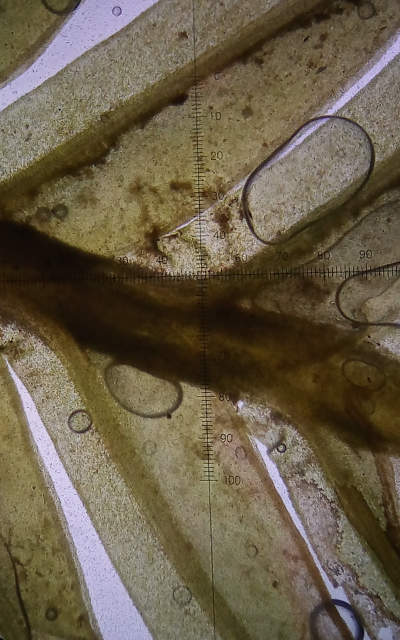
#> input picture source_images/Fissidens_nobilis.jpg, 800 x 1280 px, given as the content of the folder ../source_images/Fissidens_nobilis.jpg, which was not available (shown at 1/2 size)
$ python artefact_mask.py ../source_images/Fissidens_nobilis.jpg ../source_images/Hyophila_involuta.jpg
#> lines starting #> are read from the running program, lines starting #| are printed output that depends on the picture; after the words box and inside, x2 and y2 are one past the last pixel; in counts of white or black regions, pixels touching at a corner belong together; pictures that were not available may be replaced by others from this repository, and a replacement may not be noted
#!/usr/bin/env python3
"""
REFERENCE / SENSITIVITY CODE - not used for Table 3.

Automatic masking of the two optical artefacts visible in the photomicrographs:
  * the eyepiece reticle (two long, thin, straight scale lines with tick marks
    and numerals), detected with a probabilistic Hough transform and masked as a
    band around each line;
  * air bubbles and round debris (isolated, compact, near-circular dark
    outlines; circularity > 0.70, disc fill > 0.60, radius 8 px to 12% of width),
    masked as filled discs. Cell-wall networks are rejected because they are
    not isolated compact outlines. A second detector confirms circular Hough
    candidates whose rim is darker than both the inside and the outside.
    That second detector is switched off by default because it produced many
    false positives on cellular tissue. Reticle masking is reliable; bubble
    masking is CONSERVATIVE AND INCOMPLETE (large or elliptical bubbles and
    bubbles touching tissue are missed). Inspect the QC overlays, and prefer
    manual masks (for example drawn in ImageJ/Fiji) for publication-grade work.
Descriptors are then computed on the unmasked pixels only, using the reference
workflow in image_pipeline.py, so that each image can be analysed with and
without masking under one declared implementation.

Usage:  python reference/artefact_mask.py images_dir out_dir
Writes descriptors_masked_vs_unmasked.csv and a QC overlay PNG per image.
"""
import sys
from pathlib import Path

import cv2
import numpy as np
import pandas as pd
from scipy.ndimage import convolve
from skimage.morphology import skeletonize

P = dict(blur=5, block=31, C=5, morph=3, canny_lo=50, canny_hi=150, min_area=50)
BAND = 0.05           # reticle band half-width (covers ticks and numerals), fraction of width
RMIN = 8              # minimum bubble radius in pixels
RING_T = 6            # minimum rim darkness (grey levels) relative to inside and outside
USE_RING_DETECTOR = False  # off: produced many false positives on cellular tissue (see QC)


def _line_mask(shape, rho, theta, half):
    h, w = shape
    a, b = np.cos(theta), np.sin(theta)
    x0, y0 = a * rho, b * rho
    L = 3 * max(h, w)
    p1 = (int(x0 - L * b), int(y0 + L * a)); p2 = (int(x0 + L * b), int(y0 - L * a))
    m = np.zeros(shape, np.uint8)
    cv2.line(m, p1, p2, 255, 2 * half)
    return m


# [13 lines left out: function _ring_ok, not called in this run]


def artefact_mask(bgr):
    g = cv2.cvtColor(bgr, cv2.COLOR_BGR2GRAY)
    h, w = g.shape
    m = np.zeros((h, w), np.uint8)
    # reticle: thin dark lines enhanced by a black-hat filter; keep the
    # strongest line and the strongest line roughly perpendicular to it
    bh = cv2.morphologyEx(g, cv2.MORPH_BLACKHAT, cv2.getStructuringElement(cv2.MORPH_RECT, (7, 7)))
    _, b = cv2.threshold(bh, 0, 255, cv2.THRESH_BINARY + cv2.THRESH_OTSU)
    L = cv2.HoughLines(b, 1, np.pi / 720, threshold=int(0.35 * min(h, w)))
    half = max(8, int(BAND * w))
    chosen = []
    if L is not None:
        for rho, th in L.reshape(-1, 2):
            if not chosen:
                chosen.append((rho, th))
            elif len(chosen) == 1:
                d = abs(((th - chosen[0][1]) + np.pi / 2) % np.pi - np.pi / 2)
                if d > np.radians(60):
                    chosen.append((rho, th)); break
    for rho, th in chosen:
        m |= _line_mask((h, w), rho, th, half)
    # bubbles: isolated, closed, near-circular dark rings. Cell walls form one
    # connected network and are rejected because their filled outline is not
    # a compact disc.
    bh2 = cv2.morphologyEx(g, cv2.MORPH_BLACKHAT, cv2.getStructuringElement(cv2.MORPH_ELLIPSE, (15, 15)))
    _, rim = cv2.threshold(bh2, 0, 255, cv2.THRESH_BINARY + cv2.THRESH_OTSU)
    rim[m > 0] = 0                                   # ignore reticle band
    cs, hier = cv2.findContours(rim, cv2.RETR_CCOMP, cv2.CHAIN_APPROX_NONE)
    n_circ = 0
    if hier is not None:
        for idx, c in enumerate(cs):
            if hier[0][idx][3] != -1:                # outer contours only
                continue
            area = cv2.contourArea(c)
            (cx, cy), r = cv2.minEnclosingCircle(c)
            if not (RMIN <= r <= 0.12 * w) or area <= 0:
                continue
            per = cv2.arcLength(c, True)
            circ_ = 4 * np.pi * area / per ** 2
            fill = area / (np.pi * r * r)
            # compact, near-circular closed outline (bubble rim or round debris)
            if circ_ > 0.70 and fill > 0.60:
                cv2.circle(m, (int(cx), int(cy)), int(r * 1.10) + 3, 255, -1)
                n_circ += 1
    # second bubble detector: circular Hough candidates confirmed by a ring profile
    gb = cv2.GaussianBlur(g, (3, 3), 0)
    cand = cv2.HoughCircles(cv2.medianBlur(g, 5), cv2.HOUGH_GRADIENT, dp=1.2, minDist=15,
                            param1=100, param2=25, minRadius=10, maxRadius=int(0.12 * w))
    if USE_RING_DETECTOR and cand is not None:
        for x, y, r in cand.reshape(-1, cand.shape[-1])[:, :3]:
            if m[int(min(y, h - 1)), int(min(x, w - 1))]:
                continue
            if _ring_ok(gb, x, y, r):
                cv2.circle(m, (int(x), int(y)), int(r * 1.15) + 3, 255, -1)
                n_circ += 1
    return m > 0, len(chosen), n_circ


def descriptors(bgr, invalid=None):
    g = cv2.cvtColor(bgr, cv2.COLOR_BGR2GRAY)
    g = cv2.normalize(g, None, 0, 255, cv2.NORM_MINMAX)
    g = cv2.GaussianBlur(g, (P["blur"], P["blur"]), 0)
    A = cv2.adaptiveThreshold(g, 255, cv2.ADAPTIVE_THRESH_GAUSSIAN_C,
                              cv2.THRESH_BINARY_INV, P["block"], P["C"])
    k = cv2.getStructuringElement(cv2.MORPH_RECT, (P["morph"], P["morph"]))
    A = cv2.morphologyEx(cv2.morphologyEx(A, cv2.MORPH_OPEN, k), cv2.MORPH_CLOSE, k)
    valid = np.ones(A.shape, bool) if invalid is None else ~invalid
    A[~valid] = 0
    n, lab, st, _ = cv2.connectedComponentsWithStats(A, connectivity=8)
    keep = np.zeros(n, bool); keep[1:] = st[1:, cv2.CC_STAT_AREA] >= P["min_area"]
    A = np.where(keep[lab], 255, 0).astype(np.uint8)
    fg = A > 0
    nvalid = valid.sum()
    PD = fg.sum() / nvalid
    # contours fully inside valid area and not touching the image border
    cs, _ = cv2.findContours(A, cv2.RETR_EXTERNAL, cv2.CHAIN_APPROX_NONE)
    h, w = A.shape
    inval_d = cv2.dilate((~valid).astype(np.uint8), np.ones((3, 3), np.uint8)) > 0
    iso = []
    for c in cs:
        x, y, cw, ch = cv2.boundingRect(c)
        if x == 0 or y == 0 or x + cw >= w or y + ch >= h:
            continue
        pts = c[:, 0, :]
        if inval_d[pts[:, 1], pts[:, 0]].any():
            continue
        a, per = cv2.contourArea(c), cv2.arcLength(c, True)
        if a > 0 and per > 0:
            iso.append(4 * np.pi * a / per ** 2)
    n, lab, st, _ = cv2.connectedComponentsWithStats(A, connectivity=8)
    CO = st[1:, cv2.CC_STAT_AREA].max() / fg.sum() if n > 1 else np.nan
    sk = skeletonize(fg)
    nb = convolve(sk.astype(int), np.ones((3, 3), int), mode="constant") - sk
    LI = ((nb >= 3) & sk).sum() / sk.sum() if sk.sum() else np.nan
    E = cv2.Canny(g, P["canny_lo"], P["canny_hi"]) > 0
    ED = (E & valid).sum() / nvalid
    return dict(PD=PD, RG=float(np.mean(iso)) if iso else np.nan, CO=CO, LI=LI, ED=ED,
                valid_fraction=nvalid / A.size, n_contours=len(iso))


def main(src, out):
    out.mkdir(parents=True, exist_ok=True)
    rows = []
    for f in sorted(src.glob("*.jpg")) + sorted(src.glob("*.png")) + sorted(src.glob("*.tif")):
        bgr = cv2.imread(str(f))
#> bgr is the input picture: shape (1280, 800, 3); mean B, G, R 71.9, 93.6, 105.1
        inv, nl, nc = artefact_mask(bgr)
#> in artefact_mask, `_, b = cv2.threshold(bh, 0, 255, cv2.THRESH_BINARY + cv2.THRESH_OTSU)`:
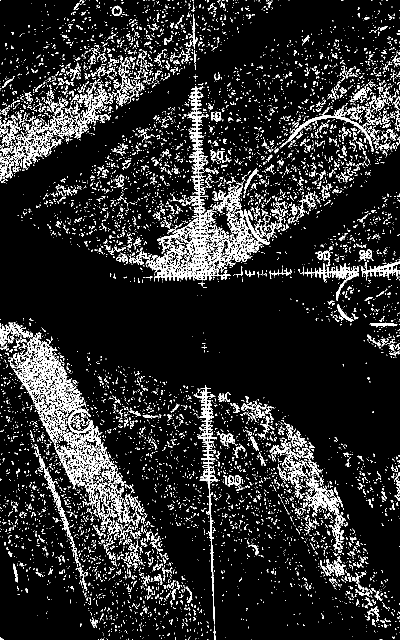
#> b: shape (1280, 800) (shown at 1/2 size); 12.3% white in thin lines or dots
#> in artefact_mask, `L = cv2.HoughLines(b, 1, np.pi / 720, threshold=int(0.35 * min(h, w)))`: L = 1214 rows, first 8: [-384, 3.11], [-379, 3.1], [-386, 3.11], [-375, 3.1], [-389, 3.11], [605, 0.785], [-387, 3.12], [-395, 3.12]
#> the loop in artefact_mask, `for rho, th in L.reshape(-1, 2):` made 12 passes
#> (rho, th, d) on passes 2 to 9: (-379, 3.1, 0.00436), (-386, 3.11, 0.00436), (-375, 3.1, 0.00873), (-389, 3.11, 0.00436), (605, 0.785, 0.82), (-387, 3.12, 0.00873), (-395, 3.12, 0.00873), (-371, 3.09, 0.0131)
#> after the loop in artefact_mask, `for rho, th in L.reshape(-1, 2):`: chosen = [(-384, 3.11), (561, 1.54)]
#> the loop in artefact_mask, `for rho, th in chosen:` made 2 passes
#> (rho, th, h in _line_mask, w in _line_mask, a in _line_mask, b in _line_mask, x0 in _line_mask, y0 in _line_mask) on passes 1 to 2: (-384, 3.11, 1280, 800, -0.999, 0.0349, 383.8, -13.4), (561, 1.54, 1280, 800, 0.0262, 1, 14.69, 560.8)
#> pass 1, in artefact_mask, `m |= _line_mask((h, w), rho, th, half)`:
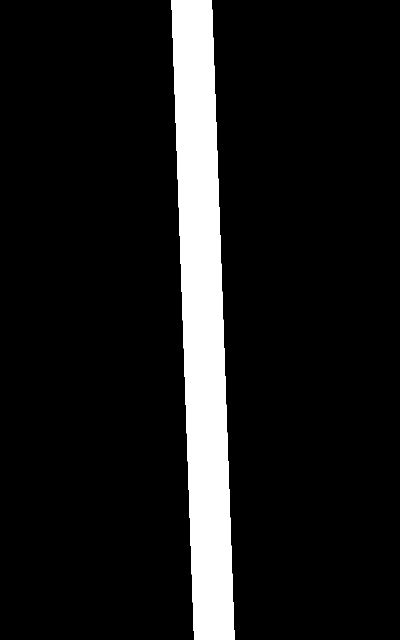
#> m: shape (1280, 800) (shown at 1/2 size); 10.1% white; 1 white region, box (x1, y1, x2, y2) and area: (343, 0, 469, 1280) 103745
#> in artefact_mask, `rim[m > 0] = 0`:
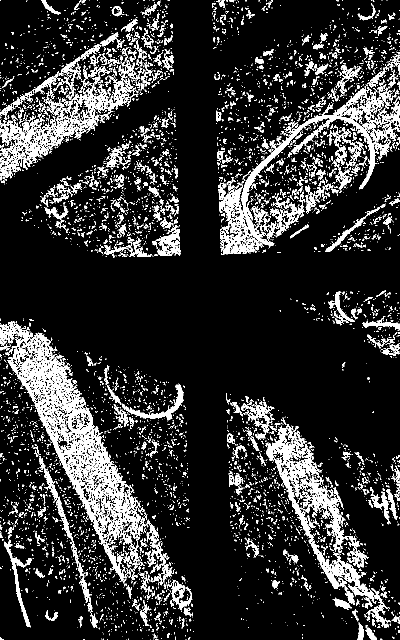
#> rim: shape (1280, 800) (shown at 1/2 size); 15.2% white; 5615 white regions (4899 under 20 px)
#> in artefact_mask, `cs, hier = cv2.findContours(rim, cv2.RETR_CCOMP, cv2.CHAIN_APPROX_NONE)`: cs = 7080 contours, 6340 with area under 20; largest, box (x1, y1, x2, y2) and area: (0, 642, 291, 1164) 38318, (531, 848, 778, 1256) 15222, (437, 169, 800, 509) 14515, (0, 123, 285, 361) 13842, (115, 181, 185, 259) 1782
#> the loop in artefact_mask, `for idx, c in enumerate(cs):` made 7080 passes
#> (area, cx, cy, r) on pass 26: (20.5, 310, 1272, 4.47)
#> after the loop in artefact_mask, `for idx, c in enumerate(cs):`: n_circ = 0
#> in artefact_mask, `cand = cv2.HoughCircles(cv2.medianBlur(g, 5), cv2.HOUGH_GRADIENT, dp=1..`: cand = 1578 rows, first 8: [383.4, 438.6, 87.4], [661.8, 325.8, 90.04], [337.8, 451.8, 92.68], [646.2, 312.6, 95.32], [349.8, 466.2, 79.48], [431.4, 456.6, 68.92], [321, 460.2, 79.48], [448.2, 477, 67.6]
#> inv: shape (1280, 800) bool; 15.8% white; 1 white region, box (x1, y1, x2, y2) and area: (0, 0, 800, 1280) 162009
#> nl = 2; nc = 0
        u = descriptors(bgr)
#> in descriptors, `k = cv2.getStructuringElement(cv2.MORPH_RECT, (P["morph"], P["morph"]))`: k = [[1, 1, 1], [1, 1, 1], [1, 1, 1]]
#> in descriptors, `n, lab, st, _ = cv2.connectedComponentsWithStats(A, connectivity=8)`:
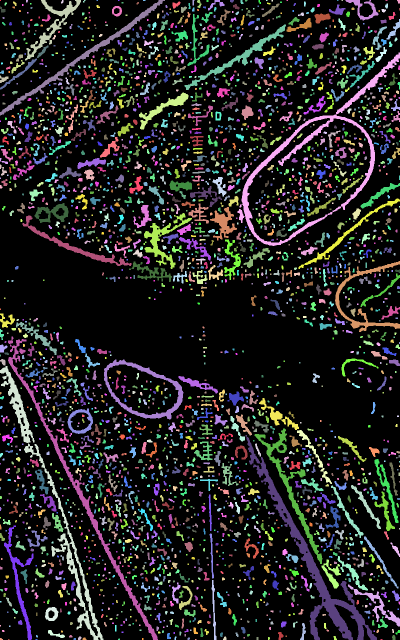
#> lab: shape (1280, 800) int32 (shown at 1/2 size); 2854 distinct labels, from 0 to 2853; one colour per label, 0 black
#> in descriptors, `n, lab, st, _ = cv2.connectedComponentsWithStats(A, connectivity=8)`: n = 2854; st = 2854 rows, first 6: [0, 0, 800, 1280, 807604], [0, 0, 2, 2, 4], [52, 0, 4, 5, 18], [50, 0, 112, 121, 2243], [122, 0, 5, 7, 26], [166, 0, 5, 5, 15]
#> in descriptors, `PD = fg.sum() / nvalid`: PD = 0.17
#> in descriptors, `cs, _ = cv2.findContours(A, cv2.RETR_EXTERNAL, cv2.CHAIN_APPROX_NONE)`: cs = 744 contours; largest, box (x1, y1, x2, y2) and area: (475, 105, 800, 492) 46118, (208, 719, 367, 839) 12618, (491, 870, 754, 1280) 9394, (0, 732, 207, 1280) 8078, (16, 673, 316, 1280) 5048
#> the loop in descriptors, `for c in cs:` made 744 passes
#> (x, y, cw, ch, a, per) on passes 2, 4, 5: (334, 1266, 8, 12, 54.5, 36.24), (96, 1260, 34, 16, 162, 88.28), (409, 1258, 9, 12, 37, 34.49)
        mk = descriptors(bgr, inv)
#> in descriptors (call 2), `A[~valid] = 0`:
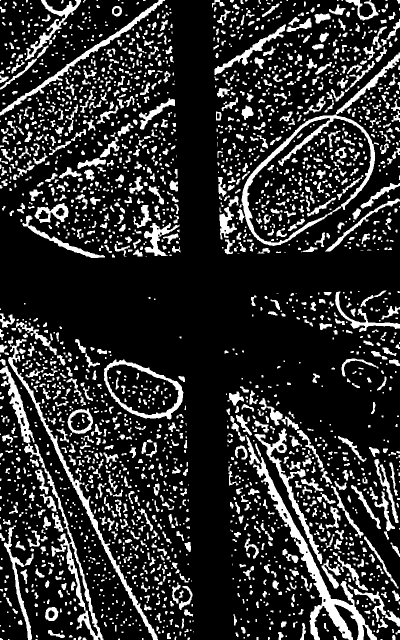
#> A: shape (1280, 800) (shown at 1/2 size); 18.1% white; 2460 white regions (987 under 20 px), largest, box (x1, y1, x2, y2) and area: (491, 870, 754, 1280) 10057, (475, 105, 800, 492) 8656, (0, 732, 207, 1280) 7448
#> in descriptors (call 2), `nb = convolve(sk.astype(int), np.ones((3, 3), int), mode="constant") -..`:
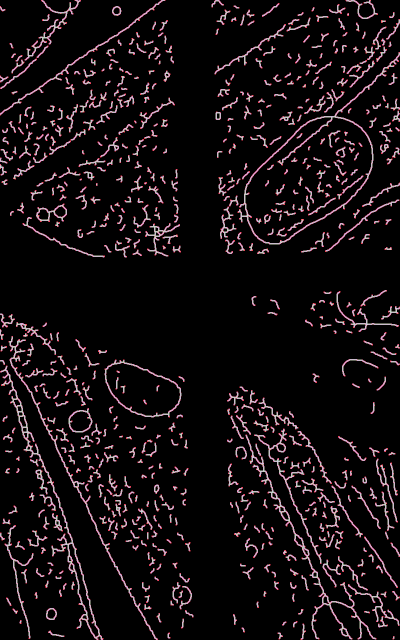
#> nb: shape (1280, 800) int64 (shown at 1/2 size); 7 distinct labels, from 0 to 6; one colour per label, 0 black
        rows.append({"image": f.stem, "width": bgr.shape[1], "height": bgr.shape[0],
                     "reticle_lines": nl, "bubbles": nc,
                     **{f"{k}_unmasked": v for k, v in u.items() if k != "valid_fraction"},
                     **{f"{k}_masked": v for k, v in mk.items()}})
        ov = bgr.copy()
        ov[inv] = (0.45 * ov[inv] + 0.55 * np.array([0, 0, 255])).astype(np.uint8)
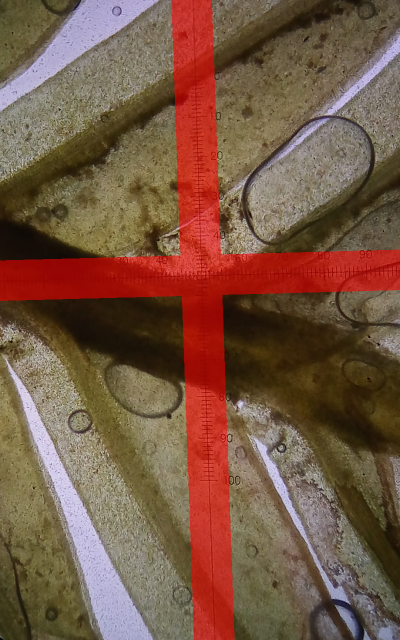
#> ov: shape (1280, 800, 3) (shown at 1/2 size); 15.82% of pixels changed, all inside (x1, y1, x2, y2) = (0, 0, 800, 1280)
        cv2.imwrite(str(out / f"QC_{f.stem}.png"), ov)
    df = pd.DataFrame(rows)
#> (the run stopped early here; a loop or call above may not have finished)
